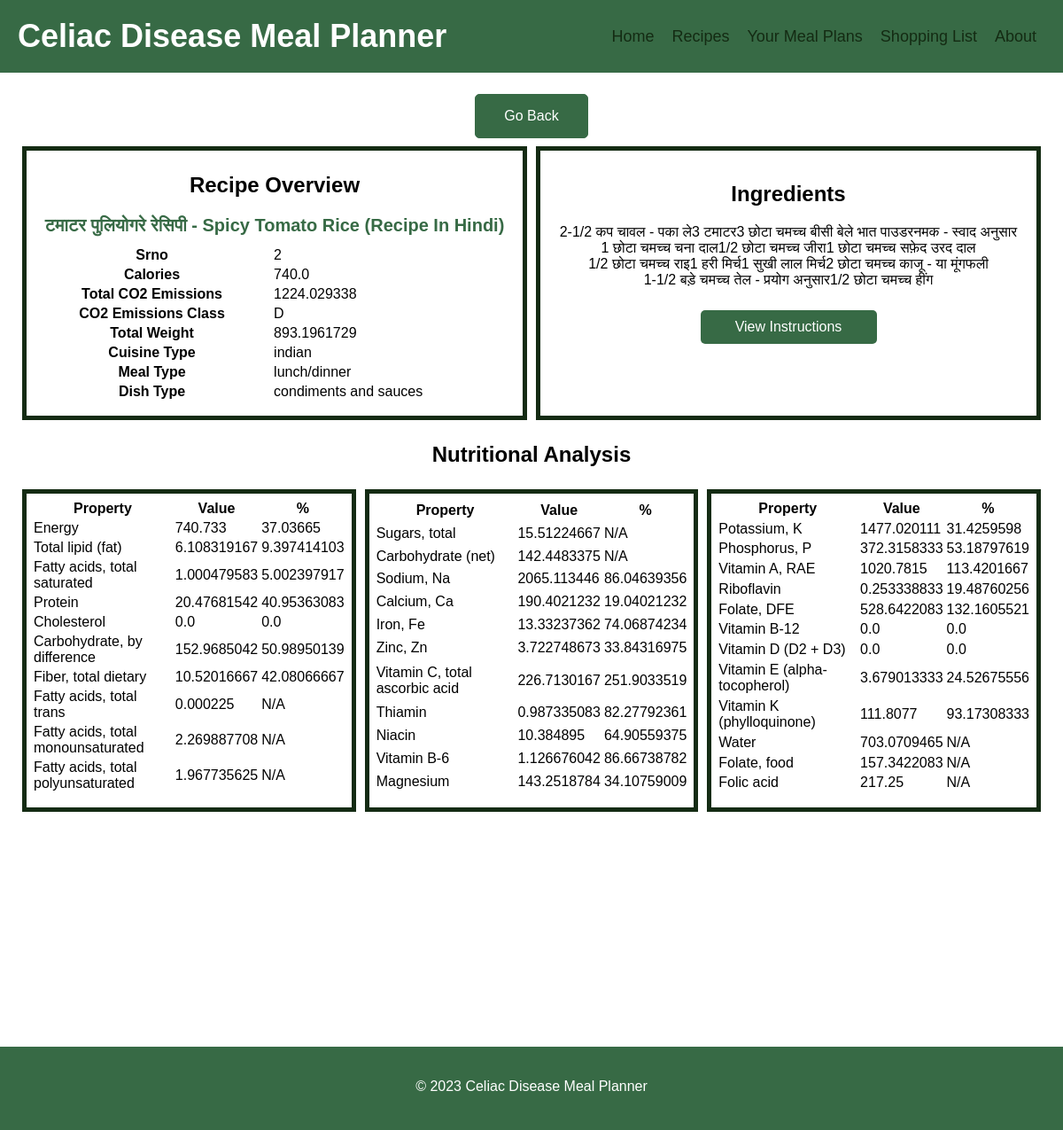
Screenshot of /recipe-details/2 with the database file from the repository.
### web-app/app.py (models this page shows)
class Recipes(db.Model):
    __tablename__ = 'Recipes'
    Metano = db.Column(db.Integer)
    Srno = db.Column(db.Integer, primary_key=True)
    RecipeName = db.Column(db.String)
    TranslatedRecipeName = db.Column(db.String)
    Ingredients = db.Column(db.String)
    TranslatedIngredients = db.Column(db.String)
    PrepTimeInMins = db.Column(db.Integer)
    CookTimeInMins = db.Column(db.Integer)
    TotalTimeInMins = db.Column(db.Integer)
    Servings = db.Column(db.Integer)
    Cuisine = db.Column(db.String)
    Course = db.Column(db.String)
    Diet = db.Column(db.String)
    Instructions = db.Column(db.String)
    TranslatedInstructions = db.Column(db.String)
    URL = db.Column(db.String)
    uri = db.Column(db.String)
    yield_ = db.Column(db.Float)  # 'yield' is a reserved keyword in Python
    calories = db.Column(db.Float)
    totalCO2Emissions = db.Column(db.Float)
    co2EmissionsClass = db.Column(db.String)
    totalWeight = db.Column(db.Float)
    dietLabels = db.Column(db.String)
    healthLabels = db.Column(db.String)
    cautions = db.Column(db.String)
    cuisineType = db.Column(db.String)
    mealType = db.Column(db.String)
    dishType = db.Column(db.String)
    ENERC_KCAL = db.Column(db.Float)
    ENERC_KCAL_perc = db.Column(db.Float)
    FAT = db.Column(db.Float)
    FAT_perc = db.Column(db.Float)
    FASAT = db.Column(db.Float)
    FASAT_perc = db.Column(db.Float)
    PROCNT = db.Column(db.Float)
    PROCNT_perc = db.Column(db.Float)
    CHOLE = db.Column(db.Float)
    CHOLE_perc = db.Column(db.Float)
    CHOCDF = db.Column(db.Float)
    CHOCDF_perc = db.Column(db.Float)
    FIBTG = db.Column(db.Float)
    FIBTG_perc = db.Column(db.Float)
    FATRN = db.Column(db.Float)
    FAMS = db.Column(db.Float)
    FAPU = db.Column(db.Float)
    SUGAR = db.Column(db.Float)
    CHOCDF_net = db.Column(db.Float)
    NA = db.Column(db.Float)
    NA_perc = db.Column(db.Float)
    CA = db.Column(db.Float)
    CA_perc = db.Column(db.Float)
    FE = db.Column(db.Float)
    FE_perc = db.Column(db.Float)
    ZN = db.Column(db.Float)
    ZN_perc = db.Column(db.Float)
    VITC = db.Column(db.Float)
    VITC_perc = db.Column(db.Float)
    THIA = db.Column(db.Float)
    THIA_perc = db.Column(db.Float)
    NIA = db.Column(db.Float)
    NIA_perc = db.Column(db.Float)
    VITB6A = db.Column(db.Float)
    VITB6A_perc = db.Column(db.Float)
    MG = db.Column(db.Float)
    MG_perc = db.Column(db.Float)
    K = db.Column(db.Float)
    K_perc = db.Column(db.Float)
    P = db.Column(db.Float)
    P_perc = db.Column(db.Float)
    VITA_RAE = db.Column(db.Float)
    VITA_RAE_perc = db.Column(db.Float)
    RIBF = db.Column(db.Float)
    RIBF_perc = db.Column(db.Float)
    FOLDFE = db.Column(db.Float)
    FOLDFE_perc = db.Column(db.Float)
    VITB12 = db.Column(db.Float)
    VITB12_perc = db.Column(db.Float)
    VITD = db.Column(db.Float)
    VITD_perc = db.Column(db.Float)
    TOCPHA = db.Column(db.Float)
    TOCPHA_perc = db.Column(db.Float)
    VITK1 = db.Column(db.Float)
    VITK1_perc = db.Column(db.Float)
    WATER = db.Column(db.Float)
    FOLFD = db.Column(db.Float)
    FOLAC = db.Column(db.Float)

### web-app/app.py (the view)
@app.route('/recipe-details/<int:id>')
def recipe_details(id):
    recipe = Recipes.query.filter_by(Srno=id).all()
    if recipe:
        return render_template('recipe.html', recipe=recipe[0].__dict__)
    return render_template('recipe.html', recipe="null")

### web-app/templates/recipe.html (shortened to what this page needs)
<!DOCTYPE html>
<html lang="en">
<head>
</head>
<body>
    <header>
        <h1>Celiac Disease Meal Planner</h1>
        <nav>
            <ul>
                <li><a href="/">Home</a></li>
                <li><a href="/browse">Recipes</a></li>
                <li><a href="#">Your Meal Plans</a></li>
                <li><a href="#">Shopping List</a></li>
                <li><a href="#">About</a></li>
            </ul>
        </nav>
    </header>
    <main>
        <button class="back-button" onclick="goBack()">Go Back</button>
        {% if recipe == "null" %}
            <p>Recipe Not Found.</p>
        {% else %}
            <div class="top-container">
                <section class="overview">
                    <h2>Recipe Overview</h2>
                    <h3 class="recipe-name">{{ recipe.RecipeName }}</h3>
                    <table>
                        <tr>
                            <th>Srno</th>
                            <td>{{ recipe.Srno }}</td>
                        </tr>
                        <tr>
                            <th>Calories</th>
                            <td>{{ recipe.calories }}</td>
                        </tr>
                        <tr>
                            <th>Total CO2 Emissions</th>
                            <td>{{ recipe.totalCO2Emissions }}</td>
                        </tr>
                        <tr>
                            <th>CO2 Emissions Class</th>
                            <td>{{ recipe.co2EmissionsClass }}</td>
                        </tr>
                        <tr>
                            <th>Total Weight</th>
                            <td>{{ recipe.totalWeight }}</td>
                        </tr>
                        <tr>
                            <th>Cuisine Type</th>
                            <td>{{ recipe.cuisineType }}</td>
                        </tr>
                        <tr>
                            <th>Meal Type</th>
                            <td>{{ recipe.mealType }}</td>
                        </tr>
                        <tr>
                            <th>Dish Type</th>
                            <td>{{ recipe.dishType }}</td>
                        </tr>
                    </table>
                </section>
                <section class="ingredients">
                    <h2>Ingredients</h2>
                    <ul>
                        {% for ingredient in recipe.Ingredients.split(',') %}
                            <li>{{ ingredient }}</li>
                        {% endfor %}
                    </ul>
                    <a href="{{ recipe.URL }}" class="view-recipe">View Instructions</a>
                </section>
            </div>
            <h2>Nutritional Analysis</h2>
            <div class="nutritional-analysis-container">
                    <table>
                        <tr>
                            <th>Property</th>
                            <th>Value</th>
                            <th>%</th>
                        </tr>
                        <tr>
                            <td>Energy</td>
                            <td>{{ recipe.ENERC_KCAL }}</td>
                            <td>{{ recipe['ENERC_KCAL_perc'] }}</td>
                        </tr>
                        <tr>
                            <td>Total lipid (fat)</td>
                            <td>{{ recipe.FAT }}</td>
                            <td>{{ recipe['FAT_perc'] }}</td>
                        </tr>
                        <tr>
                            <td>Fatty acids, total saturated</td>
                            <td>{{ recipe.FASAT }}</td>
                            <td>{{ recipe['FASAT_perc'] }}</td>
                        </tr>
                        <tr>
                            <td>Protein</td>
                            <td>{{ recipe.PROCNT }}</td>
                            <td>{{ recipe['PROCNT_perc'] }}</td>
                        </tr>
                        <tr>
                            <td>Cholesterol</td>
                            <td>{{ recipe.CHOLE }}</td>
                            <td>{{ recipe['CHOLE_perc'] }}</td>
                        </tr>
                        <tr>
                            <td>Carbohydrate, by difference</td>
                            <td>{{ recipe.CHOCDF }}</td>
                            <td>{{ recipe['CHOCDF_perc'] }}</td>
                        </tr>
                        <tr>
                            <td>Fiber, total dietary</td>
                            <td>{{ recipe.FIBTG }}</td>
                            <td>{{ recipe['FIBTG_perc'] }}</td>
                        </tr>
                        <tr>
                            <td>Fatty acids, total trans</td>
                            <td>{{ recipe.FATRN }}</td>
                            <td>N/A</td>
                        </tr>
                        <tr>
                            <td>Fatty acids, total monounsaturated</td>
                            <td>{{ recipe.FAMS }}</td>
                            <td>N/A</td>
                        </tr>
                        <tr>
                            <td>Fatty acids, total polyunsaturated</td>
                            <td>{{ recipe.FAPU }}</td>
                            <td>N/A</td>
                        </tr>
                    </table>
                    <table>
                        <tr>
                            <th>Property</th>
                            <th>Value</th>
                            <th>%</th>
                        </tr>
                        <tr>
                            <td>Sugars, total</td>
                            <td>{{ recipe.SUGAR }}</td>
                            <td>N/A</td>
                        </tr>
                        <tr>
                            <td>Carbohydrate (net)</td>
                            <td>{{ recipe['CHOCDF_net'] }}</td>
                            <td>N/A</td>
                        </tr>
                        <tr>
                            <td>Sodium, Na</td>
                            <td>{{ recipe.NA }}</td>
                            <td>{{ recipe['NA_perc'] }}</td>
                        </tr>
                        <tr>
                            <td>Calcium, Ca</td>
                            <td>{{ recipe.CA }}</td>
                            <td>{{ recipe['CA_perc'] }}</td>
                        </tr>
                        <tr>
                            <td>Iron, Fe</td>
                            <td>{{ recipe.FE }}</td>
                            <td>{{ recipe['FE_perc'] }}</td>
                        </tr>
                        <tr>
                            <td>Zinc, Zn</td>
                            <td>{{ recipe.ZN }}</td>
                            <td>{{ recipe['ZN_perc'] }}</td>
                        </tr>
                        <tr>
                            <td>Vitamin C, total ascorbic acid</td>
                            <td>{{ recipe.VITC }}</td>
                            <td>{{ recipe['VITC_perc'] }}</td>
                        </tr>
                        <tr>
                            <td>Thiamin</td>
                            <td>{{ recipe.THIA }}</td>
                            <td>{{ recipe['THIA_perc'] }}</td>
                        </tr>
                        <tr>
                            <td>Niacin</td>
                            <td>{{ recipe.NIA }}</td>
                            <td>{{ recipe['NIA_perc'] }}</td>
                        </tr>
                        <tr>
                            <td>Vitamin B-6</td>
                            <td>{{ recipe.VITB6A }}</td>
                            <td>{{ recipe['VITB6A_perc'] }}</td>
                        </tr>
                        <tr>
                            <td>Magnesium</td>
                            <td>{{ recipe.MG }}</td>
                            <td>{{ recipe['MG_perc'] }}</td>
                        </tr>
                    </table>
                    <table>
                        <tr>
                            <th>Property</th>
                            <th>Value</th>
                            <th>%</th>
                        </tr>
                        <tr>
                            <td>Potassium, K</td>
                            <td>{{ recipe.K }}</td>
                            <td>{{ recipe['K_perc'] }}</td>
                        </tr>
                        <tr>
                            <td>Phosphorus, P</td>
                            <td>{{ recipe.P }}</td>
                            <td>{{ recipe['P_perc'] }}</td>
                        </tr>
                        <tr>
                            <td>Vitamin A, RAE</td>
                            <td>{{ recipe.VITA_RAE }}</td>
                            <td>{{ recipe['VITA_RAE_perc'] }}</td>
                        </tr>
                        <tr>
                            <td>Riboflavin</td>
                            <td>{{ recipe.RIBF }}</td>
                            <td>{{ recipe['RIBF_perc'] }}</td>
                        </tr>
                        <tr>
                            <td>Folate, DFE</td>
                            <td>{{ recipe.FOLDFE }}</td>
                            <td>{{ recipe['FOLDFE_perc'] }}</td>
                        </tr>
                        <tr>
                            <td>Vitamin B-12</td>
                            <td>{{ recipe.VITB12 }}</td>
                            <td>{{ recipe['VITB12_perc'] }}</td>
                        </tr>
                        <tr>
                            <td>Vitamin D (D2 + D3)</td>
                            <td>{{ recipe.VITD }}</td>
                            <td>{{ recipe['VITD_perc'] }}</td>
                        </tr>
                        <tr>
                            <td>Vitamin E (alpha-tocopherol)</td>
                            <td>{{ recipe.TOCPHA }}</td>
                            <td>{{ recipe['TOCPHA_perc'] }}</td>
                        </tr>
                        <tr>
                            <td>Vitamin K (phylloquinone)</td>
                            <td>{{ recipe.VITK1 }}</td>
                            <td>{{ recipe['VITK1_perc'] }}</td>
                        </tr>
                        <tr>
                            <td>Water</td>
                            <td>{{ recipe.WATER }}</td>
                            <td>N/A</td>
                        </tr>
                        <tr>
                            <td>Folate, food</td>
                            <td>{{ recipe.FOLFD }}</td>
                            <td>N/A</td>
                        </tr>
                        <tr>
                            <td>Folic acid</td>
                            <td>{{ recipe.FOLAC }}</td>
                            <td>N/A</td>
                        </tr>
                    </table>
            </div>
        {% endif %}
    </main>
    <footer>
        <p>&copy; 2023 Celiac Disease Meal Planner</p>
    </footer>
</body>
</html>

### web-app/templates/recipe.html (style rules this page uses)
body { font-family: Arial, sans-serif; margin: 0; padding: 0; }
header { background-color: #376a45; color: white; padding: 20px; display: flex; justify-content: space-between; align-items: center; }
h1 { margin: 0; font-size: 36px; color: white; }
nav a { text-decoration: none; color: #142B13; font-size: 18px; border: none; padding: 10px; }
main { padding: 20px; margin-bottom: 30vh; display: flex; flex-direction: column; align-items: center; }
section { margin-bottom: 40px; display: flex; flex-direction: column; }
h2 { font-size: 24px; margin-bottom: 20px; text-align: center; }
ul { list-style: none; margin: 0; padding: 0; display: flex; flex-wrap: wrap; justify-content: center; }
h3 { margin: 0; font-size: 20px; color: #376a45; margin-bottom: 10px; }
p { font-size: 16px; color: #666; margin-bottom: 20px; text-align: center; }
a { color: #376a45; }
footer { background-color: #376a45; padding: 20px; text-align: center; }
footer > p { color: white; }
.back-button { background-color: #376a45; border: 1px solid #376a45; border-radius: 5px; color: white; padding: 15px 32px; text-align: center; text-decoration: none; font-size: 16px; margin: 4px 2px; cursor: pointer; float: left; }
.top-container { display: grid; grid-template-columns: 1fr 1fr; }
.recipe-name { text-align: center; }
.overview, .ingredients { padding: 5px; padding-bottom: 15px; border: solid 5px #142B13; margin: 5px; }
.ingredients { padding: 15px; }
.nutritional-analysis-container { display: grid; grid-template-columns: 1fr 1fr 1fr; }
.nutritional-analysis-container > table { padding: 5px; padding-bottom: 15px; border: solid 5px #142B13; margin: 5px; }
.view-recipe { background-color: #376a45; color: #fff; border: none; border-radius: 5px; padding: 10px 20px; font-size: 16px; cursor: pointer; width: 30%; text-align: center; text-decoration: none; display: block; margin: auto; margin-top: 25px; margin-bottom: 25px; }

### rows the page displays
Recipes: RecipeName "टमाटर पुलियोगरे रेसिपी - Spicy Tomato Rice (Recipe In Hindi)", calories "740.0", totalCO2Emissions "1224.029338", totalWeight "893.1961729", cuisineType "indian", mealType "lunch/dinner", dishType "condiments and sauces", ENERC_KCAL "740.733", ENERC_KCAL_perc "37.03665", FAT "6.108319167", FAT_perc "9.397414103", FASAT "1.000479583", FASAT_perc "5.002397917", PROCNT "20.47681542", PROCNT_perc "40.95363083", CHOLE "0.0", CHOLE_perc "0.0", CHOCDF "152.9685042", CHOCDF_perc "50.98950139", FIBTG "10.52016667", FIBTG_perc "42.08066667", FATRN "0.000225", FAMS "2.269887708", FAPU "1.967735625", SUGAR "15.51224667", CHOCDF_net "142.4483375", NA "2065.113446", NA_perc "86.04639356", CA "190.4021232", CA_perc "19.04021232", FE "13.33237362", FE_perc "74.06874234", ZN "3.722748673", ZN_perc "33.84316975", VITC "226.7130167", VITC_perc "251.9033519", THIA "0.987335083", THIA_perc "82.27792361", NIA "10.384895", NIA_perc "64.90559375", VITB6A "1.126676042", VITB6A_perc "86.66738782", MG "143.2518784", MG_perc "34.10759009", K "1477.020111", K_perc "31.4259598", P "372.3158333", P_perc "53.18797619", VITA_RAE "1020.7815", VITA_RAE_perc "113.4201667", RIBF "0.253338833", RIBF_perc "19.48760256", FOLDFE "528.6422083", FOLDFE_perc "132.1605521", VITB12 "0.0", VITB12_perc "0.0", VITD "0.0", VITD_perc "0.0", TOCPHA "3.679013333", TOCPHA_perc "24.52675556", VITK1 "111.8077", VITK1_perc "93.17308333", WATER "703.0709465", FOLFD "157.3422083", FOLAC "217.25"

### other values shown
{{ recipe.Srno }} "2"
{{ recipe.co2EmissionsClass }} "D"
{{ ingredient }} "2-1/2 कप चावल - पका ले" "3 टमाटर" "3 छोटा चमच्च बीसी बेले भात पाउडर" "नमक - स्वाद अनुसार" "1 छोटा चमच्च चना दाल" "1/2 छोटा चमच्च जीरा" "1 छोटा चमच्च सफ़ेद उरद दाल" "1/2 छोटा चमच्च राइ" "1 हरी मिर्च" "1 सुखी लाल मिर्च" "2 छोटा चमच्च काजू - या मूंगफली" "1-1/2 बड़े चमच्च तेल - प्रयोग अनुसार" "1/2 छोटा चमच्च हींग"
